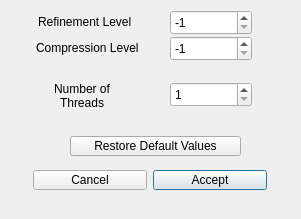
<?xml version="1.0" encoding="UTF-8"?>
<ui version="4.0">
 <class>Page4adv</class>
 <widget class="QDialog" name="Page4adv">
  <property name="geometry">
   <rect>
    <x>0</x>
    <y>0</y>
    <width>301</width>
    <height>219</height>
   </rect>
  </property>
  <property name="windowTitle">
   <string>Populate VDF Data: Advanced Options</string>
  </property>
  <widget class="QLabel" name="label_24">
   <property name="geometry">
    <rect>
     <x>36</x>
     <y>40</y>
     <width>131</width>
     <height>16</height>
    </rect>
   </property>
   <property name="text">
    <string>Compression Level</string>
   </property>
   <property name="wordWrap">
    <bool>true</bool>
   </property>
  </widget>
  <widget class="QLabel" name="label_25">
   <property name="geometry">
    <rect>
     <x>42</x>
     <y>80</y>
     <width>80</width>
     <height>31</height>
    </rect>
   </property>
   <property name="text">
    <string>Number of     Threads</string>
   </property>
   <property name="alignment">
    <set>Qt::AlignCenter</set>
   </property>
   <property name="wordWrap">
    <bool>true</bool>
   </property>
  </widget>
  <widget class="QSpinBox" name="numThreadsSpinner">
   <property name="geometry">
    <rect>
     <x>170</x>
     <y>82</y>
     <width>82</width>
     <height>25</height>
    </rect>
   </property>
   <property name="toolTip">
    <string>Number of execution threads (0 =&gt; # processors).</string>
   </property>
   <property name="minimum">
    <number>1</number>
   </property>
  </widget>
  <widget class="QSpinBox" name="refinementLevelSpinner">
   <property name="geometry">
    <rect>
     <x>170</x>
     <y>10</y>
     <width>82</width>
     <height>25</height>
    </rect>
   </property>
   <property name="toolTip">
    <string>Refinement levels saved. 0=&gt;coarsest, 1=&gt;next refinement, etc. -1=&gt;finest.</string>
   </property>
   <property name="minimum">
    <number>-1</number>
   </property>
   <property name="value">
    <number>-1</number>
   </property>
  </widget>
  <widget class="QSpinBox" name="compressionLevelSpinner">
   <property name="geometry">
    <rect>
     <x>170</x>
     <y>36</y>
     <width>82</width>
     <height>25</height>
    </rect>
   </property>
   <property name="toolTip">
    <string>Compression levels saved. 0 =&gt; coarsest, 1 =&gt; next refinement, etc. -1  =&gt; all levels defined by the .vdf file. </string>
   </property>
   <property name="minimum">
    <number>-1</number>
   </property>
   <property name="value">
    <number>-1</number>
   </property>
  </widget>
  <widget class="QLabel" name="label_23">
   <property name="geometry">
    <rect>
     <x>38</x>
     <y>14</y>
     <width>111</width>
     <height>16</height>
    </rect>
   </property>
   <property name="text">
    <string>Refinement Level</string>
   </property>
   <property name="wordWrap">
    <bool>true</bool>
   </property>
  </widget>
  <widget class="QPushButton" name="acceptButton">
   <property name="geometry">
    <rect>
     <x>153</x>
     <y>170</y>
     <width>114</width>
     <height>20</height>
    </rect>
   </property>
   <property name="text">
    <string>Accept</string>
   </property>
  </widget>
  <widget class="QPushButton" name="cancelButton">
   <property name="geometry">
    <rect>
     <x>33</x>
     <y>170</y>
     <width>114</width>
     <height>20</height>
    </rect>
   </property>
   <property name="text">
    <string>Cancel</string>
   </property>
  </widget>
  <widget class="QPushButton" name="restoreDefaultButton">
   <property name="geometry">
    <rect>
     <x>70</x>
     <y>136</y>
     <width>171</width>
     <height>20</height>
    </rect>
   </property>
   <property name="text">
    <string>Restore Default Values</string>
   </property>
  </widget>
 </widget>
 <resources/>
 <connections/>
</ui>
